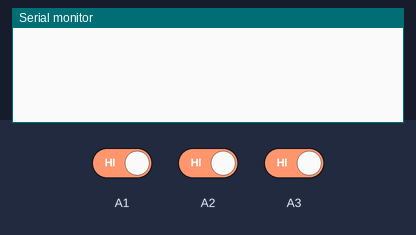
Bench run of a sketch on a simulated Arduino Uno, built with avr-gcc and run on an emulated ATmega328P. On the bench: the last lines printed to the serial monitor. The inputs (shaded band) are chosen by the test bench; at power-on: A1 HIGH, A2 HIGH, A3 HIGH.

Above: at 1.2 s.
1.3 s: A1 driven LOW
At 1.9 s:
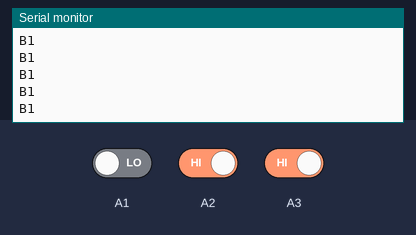
3.2 s: A2 driven LOW
At 4.3 s:
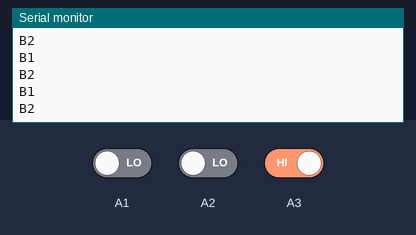
4.7 s: A3 driven LOW
Timing chart, 0 to 7.7 s (numbered marks = the images above; inputs shaded):
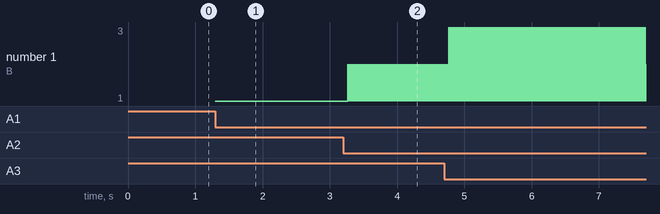

Measured:
- after the input at 1.3 s, the serial monitor: prints a new line at once (image 1)
- after the input at 3.2 s, the serial monitor: prints a new line after 0.07 s (image 2)
- plotted number 1: 1 → 2 after the input at 3.2 s

The sketch:

002-button.ino
```cpp
/**
 * Button - pin A1,A2,A3
 * Sono in PULLUP!!
 *
 */

void setup() {
  Serial.begin(9600);
  pinMode(A1, INPUT);
  pinMode(A2, INPUT);
  pinMode(A3, INPUT);
}

void loop() {
  if (!digitalRead(A1)) Serial.println("B1");
  if (!digitalRead(A2)) Serial.println("B2");
  if (!digitalRead(A3)) Serial.println("B3");
}
```
